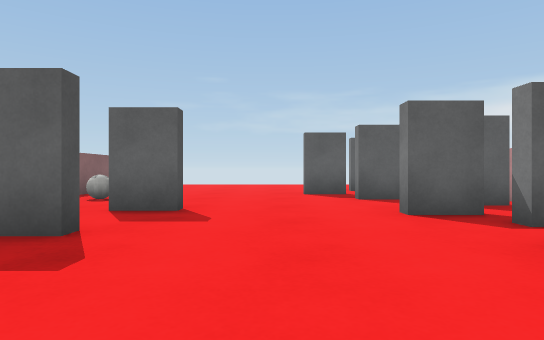
View 1 (above)

13 first-person views from a walk through a scene from a Unity 3-D project. The camera is 0.59 m above the floor, looks level and sees 75° across. The floor is counted in squares, 1 m on a side. Each view is taken from the middle of a square. On the plan, view 1 faces up. The plan holds only what a view shows up to about 10 squares ahead; the rest is blank. The player is left out. Surface patterns are stand-ins for the level's own textures.

View 2
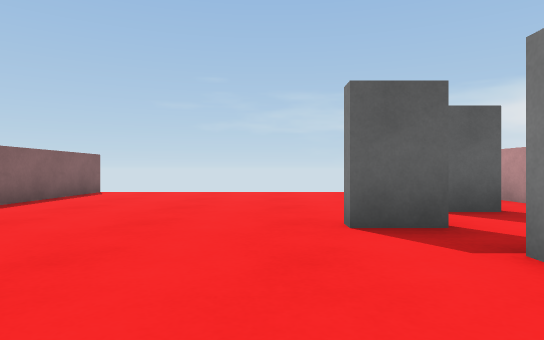

View 3
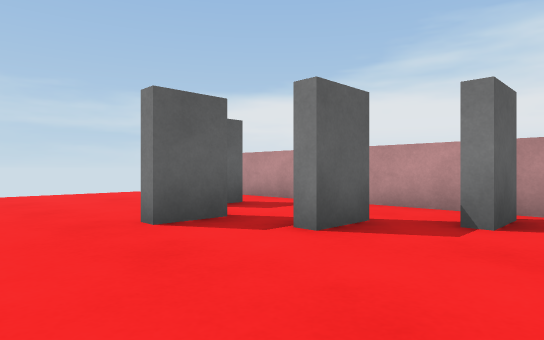

View 4
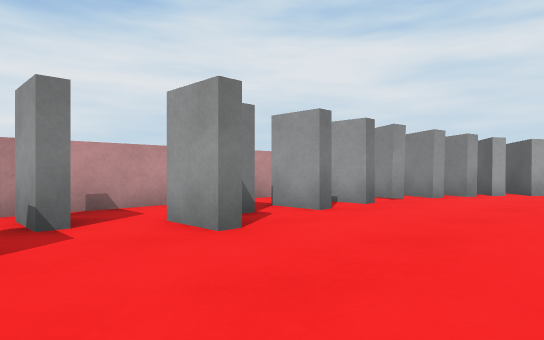

View 5
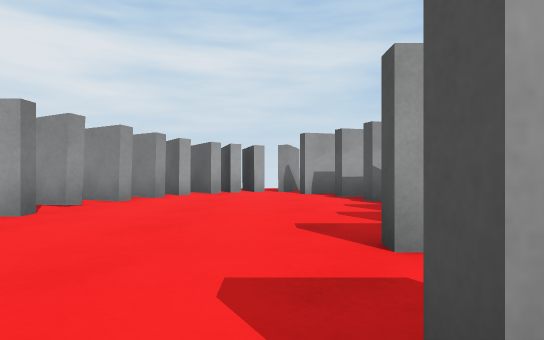

View 6
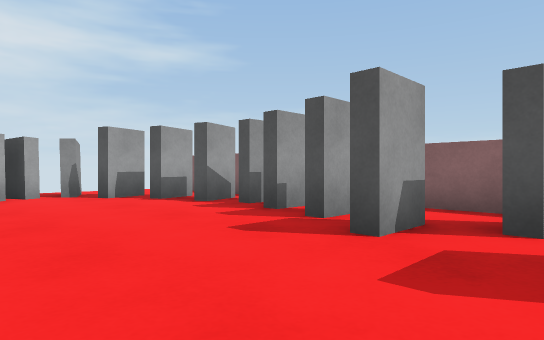

View 7
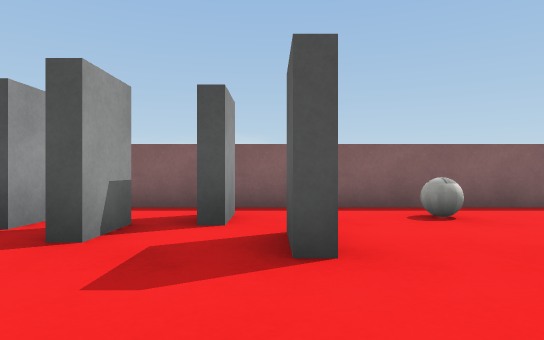

View 8
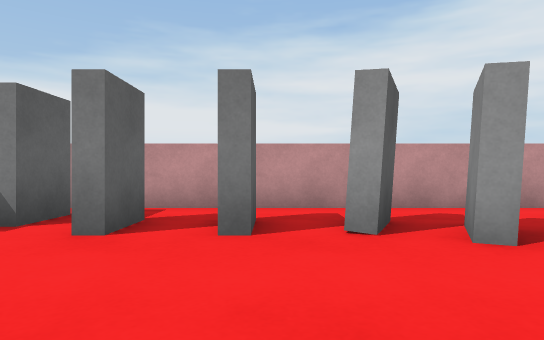

View 9
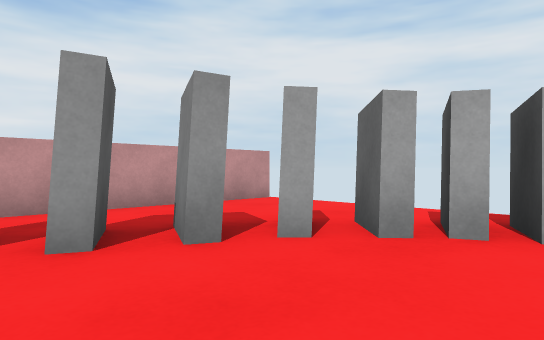

View 10
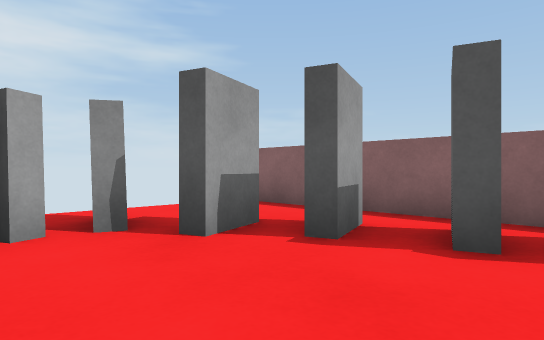

View 11
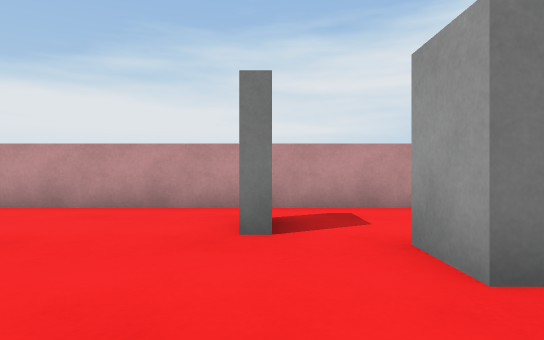

View 12
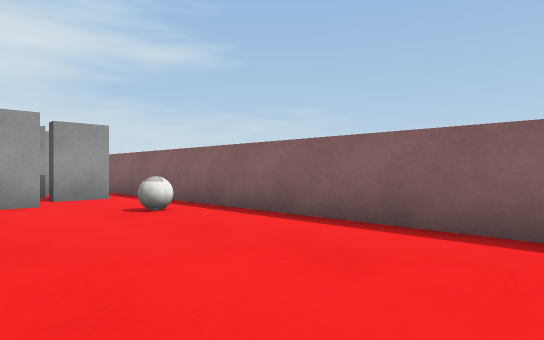

View 13
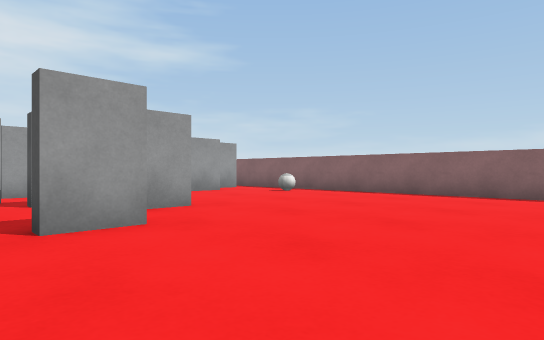

### Floor plan
Key: @ floor where view 1 was taken; # wall or solid block; x gap in a wall; . floor; B ball; T thing the floor can be seen under or through.
Columns run from 5 left of view 1 to 5 right of it. Each row starts with its distance up from view 1.
 15 #
 14 #.........#
 13 #.........#
 12 #.........#
 11 #.........#
 10 #......##.#
  9 #.....##..#
  8 #.........#
  7 #.B....#..#
  6 #.......#x#
  5 #..#...##.#
  4 ###.....x.#
  3   ##....#.#
  2   #.......#
  1   #....TT.#
  0  ##..@.TT.#
 -1 ###....TT.#
 -2 #.#....T..#
 -3 #.##..TT..#
 -4 #..#TTT...#
 -5 #.........#

Where each view was taken, in squares from view 1:
view 1: 0 up, 0 right, facing up
view 2: 5 up, 0 right, facing up
view 3: 5 up, 1 left, facing up-right
view 4: 7 up, 1 left, facing down-right
view 5: 6 up, 1 left, facing down
view 6: 5 up, 1 right, facing down-left
view 7: 5 up, 1 right, facing left
view 8: 1 up, 1 left, facing right
view 9: 0 up, 1 left, facing down-right
view 10: 0 up, 0 right, facing down-left
view 11: 10 up, 1 left, facing right
view 12: 12 up, 1 left, facing down-left
view 13: 14 up, 4 right, facing down-left
